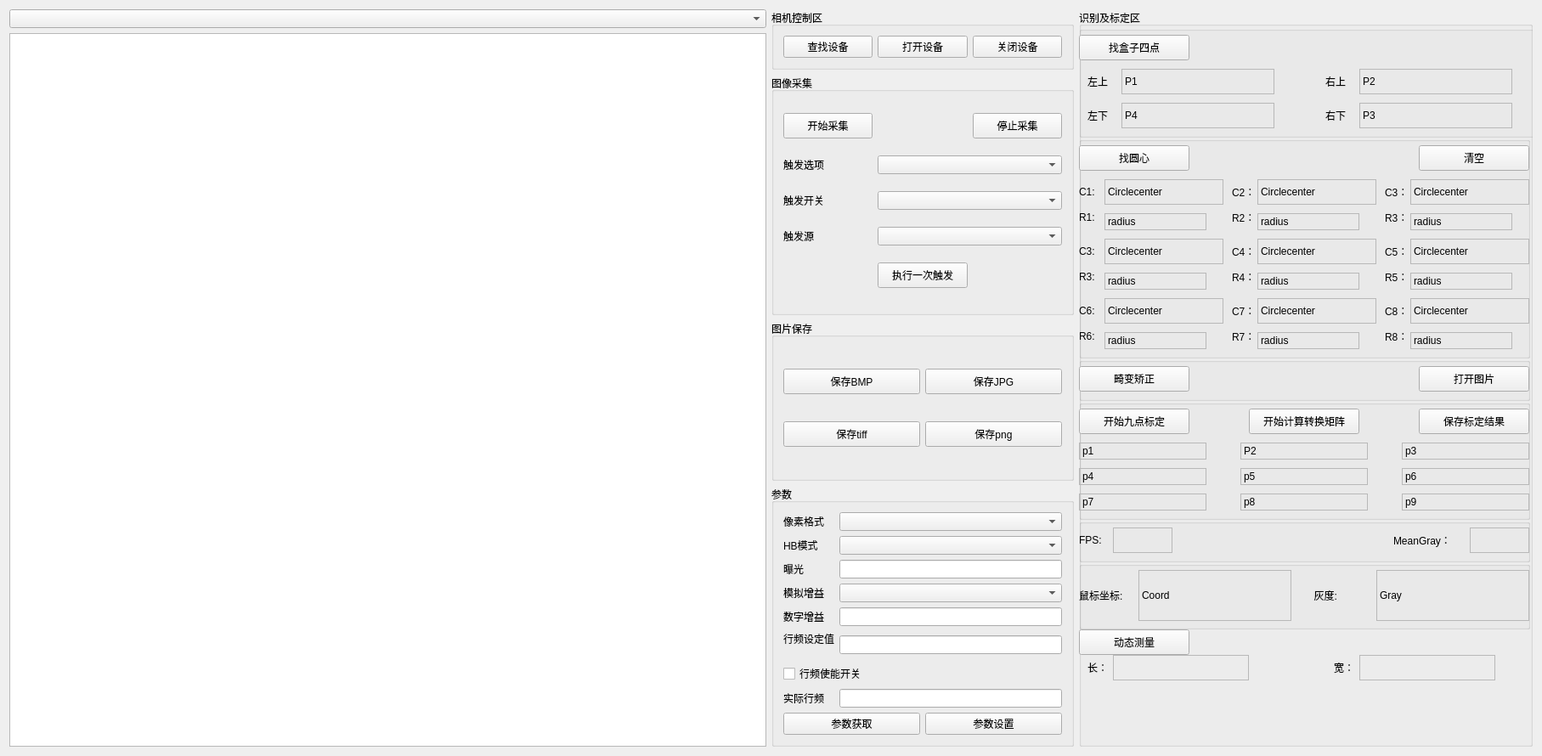
<?xml version="1.0" encoding="UTF-8"?>
<ui version="4.0">
 <class>MainWindow</class>
 <widget class="QMainWindow" name="MainWindow">
  <property name="geometry">
   <rect>
    <x>0</x>
    <y>0</y>
    <width>1815</width>
    <height>890</height>
   </rect>
  </property>
  <property name="windowTitle">
   <string>MainWindow</string>
  </property>
  <widget class="QWidget" name="centralWidget">
   <layout class="QHBoxLayout" name="horizontalLayout" stretch="5,2,3">
    <item>
     <layout class="QVBoxLayout" name="verticalLayout">
      <property name="spacing">
       <number>6</number>
      </property>
      <property name="sizeConstraint">
       <enum>QLayout::SetDefaultConstraint</enum>
      </property>
      <item>
       <widget class="QComboBox" name="EnumCombo"/>
      </item>
      <item>
       <widget class="QGraphicsView" name="DisplayWidget"/>
      </item>
     </layout>
    </item>
    <item>
     <layout class="QVBoxLayout" name="verticalLayout_2" stretch="0,3,2,0">
      <item>
       <widget class="QGroupBox" name="groupBox">
        <property name="title">
         <string>相机控制区</string>
        </property>
        <layout class="QGridLayout" name="gridLayout">
         <item row="0" column="1">
          <widget class="QPushButton" name="OpenButton">
           <property name="maximumSize">
            <size>
             <width>150</width>
             <height>30</height>
            </size>
           </property>
           <property name="text">
            <string>打开设备</string>
           </property>
          </widget>
         </item>
         <item row="0" column="2">
          <widget class="QPushButton" name="CloseButton">
           <property name="maximumSize">
            <size>
             <width>150</width>
             <height>30</height>
            </size>
           </property>
           <property name="text">
            <string>关闭设备</string>
           </property>
          </widget>
         </item>
         <item row="0" column="0">
          <widget class="QPushButton" name="EnumButton">
           <property name="maximumSize">
            <size>
             <width>150</width>
             <height>30</height>
            </size>
           </property>
           <property name="text">
            <string>查找设备</string>
           </property>
          </widget>
         </item>
        </layout>
       </widget>
      </item>
      <item>
       <widget class="QGroupBox" name="groupBox_2">
        <property name="maximumSize">
         <size>
          <width>12000000</width>
          <height>16777215</height>
         </size>
        </property>
        <property name="title">
         <string>图像采集 </string>
        </property>
        <layout class="QGridLayout" name="gridLayout_2">
         <item row="1" column="2" colspan="2">
          <widget class="QComboBox" name="SelchangeTriggerselCombo"/>
         </item>
         <item row="3" column="0">
          <widget class="QLabel" name="label_3">
           <property name="text">
            <string>触发源</string>
           </property>
          </widget>
         </item>
         <item row="2" column="0">
          <widget class="QLabel" name="label_2">
           <property name="text">
            <string>触发开关</string>
           </property>
          </widget>
         </item>
         <item row="1" column="0">
          <widget class="QLabel" name="label">
           <property name="text">
            <string>触发选项</string>
           </property>
          </widget>
         </item>
         <item row="0" column="0">
          <widget class="QPushButton" name="StartGrabbingButton">
           <property name="maximumSize">
            <size>
             <width>150</width>
             <height>30</height>
            </size>
           </property>
           <property name="text">
            <string>开始采集</string>
           </property>
          </widget>
         </item>
         <item row="0" column="3">
          <widget class="QPushButton" name="StopGrabbingButton">
           <property name="maximumSize">
            <size>
             <width>150</width>
             <height>30</height>
            </size>
           </property>
           <property name="text">
            <string>停止采集</string>
           </property>
          </widget>
         </item>
         <item row="4" column="2">
          <widget class="QPushButton" name="SoftwareOnceButton">
           <property name="maximumSize">
            <size>
             <width>200</width>
             <height>30</height>
            </size>
           </property>
           <property name="text">
            <string>执行一次触发</string>
           </property>
          </widget>
         </item>
         <item row="3" column="2" colspan="2">
          <widget class="QComboBox" name="SelchangeTriggersourceCombo"/>
         </item>
         <item row="2" column="2" colspan="2">
          <widget class="QComboBox" name="SelchangeTriggerswitchCombo"/>
         </item>
        </layout>
        <zorder>SelchangeTriggerselCombo</zorder>
        <zorder>StopGrabbingButton</zorder>
        <zorder>label</zorder>
        <zorder>label_2</zorder>
        <zorder>label_3</zorder>
        <zorder>SelchangeTriggerswitchCombo</zorder>
        <zorder>SelchangeTriggersourceCombo</zorder>
        <zorder>StartGrabbingButton</zorder>
        <zorder>SoftwareOnceButton</zorder>
       </widget>
      </item>
      <item>
       <widget class="QGroupBox" name="groupBox_3">
        <property name="title">
         <string>图片保存</string>
        </property>
        <layout class="QGridLayout" name="gridLayout_3">
         <item row="0" column="1">
          <widget class="QPushButton" name="SaveBmpButton">
           <property name="maximumSize">
            <size>
             <width>200</width>
             <height>30</height>
            </size>
           </property>
           <property name="text">
            <string>保存BMP</string>
           </property>
          </widget>
         </item>
         <item row="0" column="2">
          <widget class="QPushButton" name="SaveJpgButton">
           <property name="maximumSize">
            <size>
             <width>200</width>
             <height>30</height>
            </size>
           </property>
           <property name="text">
            <string>保存JPG</string>
           </property>
          </widget>
         </item>
         <item row="1" column="1">
          <widget class="QPushButton" name="SaveTiffButton">
           <property name="maximumSize">
            <size>
             <width>200</width>
             <height>30</height>
            </size>
           </property>
           <property name="text">
            <string>保存tiff</string>
           </property>
          </widget>
         </item>
         <item row="1" column="2">
          <widget class="QPushButton" name="SavePngButton">
           <property name="maximumSize">
            <size>
             <width>200</width>
             <height>30</height>
            </size>
           </property>
           <property name="text">
            <string>保存png</string>
           </property>
          </widget>
         </item>
        </layout>
       </widget>
      </item>
      <item>
       <widget class="QGroupBox" name="groupBox_4">
        <property name="title">
         <string>参数</string>
        </property>
        <layout class="QGridLayout" name="gridLayout_5">
         <item row="0" column="0" colspan="2">
          <layout class="QGridLayout" name="gridLayout_4" columnminimumwidth="10,1">
           <item row="0" column="0">
            <widget class="QLabel" name="label_7">
             <property name="text">
              <string>像素格式</string>
             </property>
            </widget>
           </item>
           <item row="0" column="1">
            <widget class="QComboBox" name="SelchangePixelformatCombo"/>
           </item>
           <item row="1" column="0">
            <widget class="QLabel" name="label_8">
             <property name="text">
              <string>HB模式</string>
             </property>
            </widget>
           </item>
           <item row="1" column="1">
            <widget class="QComboBox" name="SelchangeImageCompressionModeCombo"/>
           </item>
           <item row="2" column="0">
            <widget class="QLabel" name="label_9">
             <property name="text">
              <string>曝光</string>
             </property>
            </widget>
           </item>
           <item row="2" column="1">
            <widget class="QLineEdit" name="ExposureTimeLineEdit"/>
           </item>
           <item row="3" column="0">
            <widget class="QLabel" name="label_10">
             <property name="text">
              <string>模拟增益</string>
             </property>
            </widget>
           </item>
           <item row="3" column="1">
            <widget class="QComboBox" name="SelchangePreampgainCombo"/>
           </item>
           <item row="4" column="0">
            <widget class="QLabel" name="label_11">
             <property name="text">
              <string>数字增益</string>
             </property>
            </widget>
           </item>
           <item row="4" column="1">
            <widget class="QLineEdit" name="PreampGainLineEdit"/>
           </item>
           <item row="5" column="0">
            <widget class="QLabel" name="label_12">
             <property name="text">
              <string>行频设定值
</string>
             </property>
            </widget>
           </item>
           <item row="5" column="1">
            <widget class="QLineEdit" name="AcquisitionLineRateLineEdit"/>
           </item>
           <item row="6" column="0" colspan="2">
            <widget class="QCheckBox" name="AcquisitionLineRateEnableCheckBox">
             <property name="text">
              <string>行频使能开关</string>
             </property>
            </widget>
           </item>
           <item row="7" column="0">
            <widget class="QLabel" name="label_13">
             <property name="text">
              <string>实际行频</string>
             </property>
            </widget>
           </item>
           <item row="7" column="1">
            <widget class="QLineEdit" name="ResultingLineRateLineEdit"/>
           </item>
          </layout>
         </item>
         <item row="1" column="0">
          <widget class="QPushButton" name="GetParameterButton">
           <property name="maximumSize">
            <size>
             <width>200</width>
             <height>30</height>
            </size>
           </property>
           <property name="text">
            <string>参数获取</string>
           </property>
          </widget>
         </item>
         <item row="1" column="1">
          <widget class="QPushButton" name="SetParameterButton">
           <property name="maximumSize">
            <size>
             <width>200</width>
             <height>30</height>
            </size>
           </property>
           <property name="text">
            <string>参数设置</string>
           </property>
          </widget>
         </item>
        </layout>
       </widget>
      </item>
     </layout>
    </item>
    <item>
     <layout class="QVBoxLayout" name="verticalLayout_3">
      <item>
       <widget class="QGroupBox" name="groupbox_5">
        <property name="title">
         <string>识别及标定区</string>
        </property>
        <widget class="QGroupBox" name="groupBox_5">
         <property name="geometry">
          <rect>
           <x>0</x>
           <y>150</y>
           <width>531</width>
           <height>261</height>
          </rect>
         </property>
         <property name="title">
          <string/>
         </property>
         <widget class="QPushButton" name="bnFindCircle">
          <property name="geometry">
           <rect>
            <x>0</x>
            <y>10</y>
            <width>130</width>
            <height>30</height>
           </rect>
          </property>
          <property name="text">
           <string>找圆心</string>
          </property>
         </widget>
         <widget class="QPushButton" name="bnClearOverlay">
          <property name="geometry">
           <rect>
            <x>400</x>
            <y>10</y>
            <width>130</width>
            <height>30</height>
           </rect>
          </property>
          <property name="text">
           <string>清空</string>
          </property>
         </widget>
         <widget class="QLabel" name="label_6">
          <property name="geometry">
           <rect>
            <x>0</x>
            <y>50</y>
            <width>30</width>
            <height>30</height>
           </rect>
          </property>
          <property name="text">
           <string>C1:</string>
          </property>
         </widget>
         <widget class="QLabel" name="labelCircleCenter">
          <property name="geometry">
           <rect>
            <x>30</x>
            <y>50</y>
            <width>140</width>
            <height>30</height>
           </rect>
          </property>
          <property name="frameShape">
           <enum>QFrame::StyledPanel</enum>
          </property>
          <property name="text">
           <string>Circlecenter</string>
          </property>
         </widget>
         <widget class="QLabel" name="label_14">
          <property name="geometry">
           <rect>
            <x>0</x>
            <y>80</y>
            <width>30</width>
            <height>30</height>
           </rect>
          </property>
          <property name="text">
           <string>R1:</string>
          </property>
         </widget>
         <widget class="QLabel" name="labelCircleRadius">
          <property name="geometry">
           <rect>
            <x>30</x>
            <y>90</y>
            <width>120</width>
            <height>20</height>
           </rect>
          </property>
          <property name="frameShape">
           <enum>QFrame::StyledPanel</enum>
          </property>
          <property name="text">
           <string>radius</string>
          </property>
         </widget>
         <widget class="QLabel" name="label_19">
          <property name="geometry">
           <rect>
            <x>180</x>
            <y>50</y>
            <width>30</width>
            <height>30</height>
           </rect>
          </property>
          <property name="text">
           <string>C2：</string>
          </property>
         </widget>
         <widget class="QLabel" name="label_20">
          <property name="geometry">
           <rect>
            <x>180</x>
            <y>80</y>
            <width>30</width>
            <height>30</height>
           </rect>
          </property>
          <property name="text">
           <string>R2：</string>
          </property>
         </widget>
         <widget class="QLabel" name="labelCircleCenter_2">
          <property name="geometry">
           <rect>
            <x>210</x>
            <y>50</y>
            <width>140</width>
            <height>30</height>
           </rect>
          </property>
          <property name="frameShape">
           <enum>QFrame::StyledPanel</enum>
          </property>
          <property name="text">
           <string>Circlecenter</string>
          </property>
         </widget>
         <widget class="QLabel" name="labelCircleRadius_2">
          <property name="geometry">
           <rect>
            <x>210</x>
            <y>90</y>
            <width>120</width>
            <height>20</height>
           </rect>
          </property>
          <property name="frameShape">
           <enum>QFrame::StyledPanel</enum>
          </property>
          <property name="text">
           <string>radius</string>
          </property>
         </widget>
         <widget class="QLabel" name="label_23">
          <property name="geometry">
           <rect>
            <x>360</x>
            <y>50</y>
            <width>30</width>
            <height>30</height>
           </rect>
          </property>
          <property name="text">
           <string>C3：</string>
          </property>
         </widget>
         <widget class="QLabel" name="label_24">
          <property name="geometry">
           <rect>
            <x>360</x>
            <y>80</y>
            <width>30</width>
            <height>30</height>
           </rect>
          </property>
          <property name="text">
           <string>R3：</string>
          </property>
         </widget>
         <widget class="QLabel" name="labelCircleCenter_3">
          <property name="geometry">
           <rect>
            <x>390</x>
            <y>50</y>
            <width>140</width>
            <height>30</height>
           </rect>
          </property>
          <property name="frameShape">
           <enum>QFrame::StyledPanel</enum>
          </property>
          <property name="text">
           <string>Circlecenter</string>
          </property>
         </widget>
         <widget class="QLabel" name="labelCircleRadius_3">
          <property name="geometry">
           <rect>
            <x>390</x>
            <y>90</y>
            <width>120</width>
            <height>20</height>
           </rect>
          </property>
          <property name="frameShape">
           <enum>QFrame::StyledPanel</enum>
          </property>
          <property name="text">
           <string>radius</string>
          </property>
         </widget>
         <widget class="QLabel" name="label_25">
          <property name="geometry">
           <rect>
            <x>360</x>
            <y>120</y>
            <width>30</width>
            <height>30</height>
           </rect>
          </property>
          <property name="text">
           <string>C5：</string>
          </property>
         </widget>
         <widget class="QLabel" name="labelCircleRadius_4">
          <property name="geometry">
           <rect>
            <x>30</x>
            <y>160</y>
            <width>120</width>
            <height>20</height>
           </rect>
          </property>
          <property name="frameShape">
           <enum>QFrame::StyledPanel</enum>
          </property>
          <property name="text">
           <string>radius</string>
          </property>
         </widget>
         <widget class="QLabel" name="label_26">
          <property name="geometry">
           <rect>
            <x>0</x>
            <y>120</y>
            <width>30</width>
            <height>30</height>
           </rect>
          </property>
          <property name="text">
           <string>C3:</string>
          </property>
         </widget>
         <widget class="QLabel" name="label_27">
          <property name="geometry">
           <rect>
            <x>0</x>
            <y>150</y>
            <width>30</width>
            <height>30</height>
           </rect>
          </property>
          <property name="text">
           <string>R3:</string>
          </property>
         </widget>
         <widget class="QLabel" name="label_28">
          <property name="geometry">
           <rect>
            <x>360</x>
            <y>150</y>
            <width>30</width>
            <height>30</height>
           </rect>
          </property>
          <property name="text">
           <string>R5：</string>
          </property>
         </widget>
         <widget class="QLabel" name="labelCircleRadius_5">
          <property name="geometry">
           <rect>
            <x>390</x>
            <y>160</y>
            <width>120</width>
            <height>20</height>
           </rect>
          </property>
          <property name="frameShape">
           <enum>QFrame::StyledPanel</enum>
          </property>
          <property name="text">
           <string>radius</string>
          </property>
         </widget>
         <widget class="QLabel" name="labelCircleCenter_4">
          <property name="geometry">
           <rect>
            <x>210</x>
            <y>120</y>
            <width>140</width>
            <height>30</height>
           </rect>
          </property>
          <property name="frameShape">
           <enum>QFrame::StyledPanel</enum>
          </property>
          <property name="text">
           <string>Circlecenter</string>
          </property>
         </widget>
         <widget class="QLabel" name="labelCircleCenter_5">
          <property name="geometry">
           <rect>
            <x>30</x>
            <y>120</y>
            <width>140</width>
            <height>30</height>
           </rect>
          </property>
          <property name="frameShape">
           <enum>QFrame::StyledPanel</enum>
          </property>
          <property name="text">
           <string>Circlecenter</string>
          </property>
         </widget>
         <widget class="QLabel" name="labelCircleRadius_6">
          <property name="geometry">
           <rect>
            <x>210</x>
            <y>160</y>
            <width>120</width>
            <height>20</height>
           </rect>
          </property>
          <property name="frameShape">
           <enum>QFrame::StyledPanel</enum>
          </property>
          <property name="text">
           <string>radius</string>
          </property>
         </widget>
         <widget class="QLabel" name="label_29">
          <property name="geometry">
           <rect>
            <x>180</x>
            <y>120</y>
            <width>30</width>
            <height>30</height>
           </rect>
          </property>
          <property name="text">
           <string>C4：</string>
          </property>
         </widget>
         <widget class="QLabel" name="label_30">
          <property name="geometry">
           <rect>
            <x>180</x>
            <y>150</y>
            <width>30</width>
            <height>30</height>
           </rect>
          </property>
          <property name="text">
           <string>R4：</string>
          </property>
         </widget>
         <widget class="QLabel" name="labelCircleCenter_6">
          <property name="geometry">
           <rect>
            <x>390</x>
            <y>120</y>
            <width>140</width>
            <height>30</height>
           </rect>
          </property>
          <property name="frameShape">
           <enum>QFrame::StyledPanel</enum>
          </property>
          <property name="text">
           <string>Circlecenter</string>
          </property>
         </widget>
         <widget class="QLabel" name="label_31">
          <property name="geometry">
           <rect>
            <x>360</x>
            <y>190</y>
            <width>30</width>
            <height>30</height>
           </rect>
          </property>
          <property name="text">
           <string>C8：</string>
          </property>
         </widget>
         <widget class="QLabel" name="labelCircleRadius_7">
          <property name="geometry">
           <rect>
            <x>30</x>
            <y>230</y>
            <width>120</width>
            <height>20</height>
           </rect>
          </property>
          <property name="frameShape">
           <enum>QFrame::StyledPanel</enum>
          </property>
          <property name="text">
           <string>radius</string>
          </property>
         </widget>
         <widget class="QLabel" name="label_32">
          <property name="geometry">
           <rect>
            <x>0</x>
            <y>190</y>
            <width>30</width>
            <height>30</height>
           </rect>
          </property>
          <property name="text">
           <string>C6:</string>
          </property>
         </widget>
         <widget class="QLabel" name="label_33">
          <property name="geometry">
           <rect>
            <x>0</x>
            <y>220</y>
            <width>30</width>
            <height>30</height>
           </rect>
          </property>
          <property name="text">
           <string>R6:</string>
          </property>
         </widget>
         <widget class="QLabel" name="label_34">
          <property name="geometry">
           <rect>
            <x>360</x>
            <y>220</y>
            <width>30</width>
            <height>30</height>
           </rect>
          </property>
          <property name="text">
           <string>R8：</string>
          </property>
         </widget>
         <widget class="QLabel" name="labelCircleRadius_8">
          <property name="geometry">
           <rect>
            <x>390</x>
            <y>230</y>
            <width>120</width>
            <height>20</height>
           </rect>
          </property>
          <property name="frameShape">
           <enum>QFrame::StyledPanel</enum>
          </property>
          <property name="text">
           <string>radius</string>
          </property>
         </widget>
         <widget class="QLabel" name="labelCircleCenter_7">
          <property name="geometry">
           <rect>
            <x>210</x>
            <y>190</y>
            <width>140</width>
            <height>30</height>
           </rect>
          </property>
          <property name="frameShape">
           <enum>QFrame::StyledPanel</enum>
          </property>
          <property name="text">
           <string>Circlecenter</string>
          </property>
         </widget>
         <widget class="QLabel" name="labelCircleCenter_8">
          <property name="geometry">
           <rect>
            <x>30</x>
            <y>190</y>
            <width>140</width>
            <height>30</height>
           </rect>
          </property>
          <property name="frameShape">
           <enum>QFrame::StyledPanel</enum>
          </property>
          <property name="text">
           <string>Circlecenter</string>
          </property>
         </widget>
         <widget class="QLabel" name="labelCircleRadius_9">
          <property name="geometry">
           <rect>
            <x>210</x>
            <y>230</y>
            <width>120</width>
            <height>20</height>
           </rect>
          </property>
          <property name="frameShape">
           <enum>QFrame::StyledPanel</enum>
          </property>
          <property name="text">
           <string>radius</string>
          </property>
         </widget>
         <widget class="QLabel" name="label_35">
          <property name="geometry">
           <rect>
            <x>180</x>
            <y>190</y>
            <width>30</width>
            <height>30</height>
           </rect>
          </property>
          <property name="text">
           <string>C7：</string>
          </property>
         </widget>
         <widget class="QLabel" name="label_36">
          <property name="geometry">
           <rect>
            <x>180</x>
            <y>220</y>
            <width>30</width>
            <height>30</height>
           </rect>
          </property>
          <property name="text">
           <string>R7：</string>
          </property>
         </widget>
         <widget class="QLabel" name="labelCircleCenter_9">
          <property name="geometry">
           <rect>
            <x>390</x>
            <y>190</y>
            <width>140</width>
            <height>30</height>
           </rect>
          </property>
          <property name="frameShape">
           <enum>QFrame::StyledPanel</enum>
          </property>
          <property name="text">
           <string>Circlecenter</string>
          </property>
         </widget>
        </widget>
        <widget class="QGroupBox" name="groupBox_6">
         <property name="geometry">
          <rect>
           <x>0</x>
           <y>20</y>
           <width>541</width>
           <height>131</height>
          </rect>
         </property>
         <property name="title">
          <string/>
         </property>
         <widget class="QPushButton" name="bnFindBox">
          <property name="geometry">
           <rect>
            <x>0</x>
            <y>10</y>
            <width>130</width>
            <height>30</height>
           </rect>
          </property>
          <property name="text">
           <string>找盒子四点</string>
          </property>
         </widget>
         <widget class="QLabel" name="label_15">
          <property name="geometry">
           <rect>
            <x>10</x>
            <y>50</y>
            <width>30</width>
            <height>30</height>
           </rect>
          </property>
          <property name="text">
           <string>左上</string>
          </property>
         </widget>
         <widget class="QLabel" name="labelBoxP1">
          <property name="geometry">
           <rect>
            <x>50</x>
            <y>50</y>
            <width>180</width>
            <height>30</height>
           </rect>
          </property>
          <property name="frameShape">
           <enum>QFrame::StyledPanel</enum>
          </property>
          <property name="text">
           <string>P1</string>
          </property>
         </widget>
         <widget class="QLabel" name="label_18">
          <property name="geometry">
           <rect>
            <x>290</x>
            <y>50</y>
            <width>30</width>
            <height>30</height>
           </rect>
          </property>
          <property name="text">
           <string>右上</string>
          </property>
         </widget>
         <widget class="QLabel" name="label_16">
          <property name="geometry">
           <rect>
            <x>10</x>
            <y>90</y>
            <width>30</width>
            <height>30</height>
           </rect>
          </property>
          <property name="text">
           <string>左下</string>
          </property>
         </widget>
         <widget class="QLabel" name="labelBoxP3">
          <property name="geometry">
           <rect>
            <x>330</x>
            <y>90</y>
            <width>180</width>
            <height>30</height>
           </rect>
          </property>
          <property name="frameShape">
           <enum>QFrame::StyledPanel</enum>
          </property>
          <property name="text">
           <string>P3</string>
          </property>
         </widget>
         <widget class="QLabel" name="label_17">
          <property name="geometry">
           <rect>
            <x>290</x>
            <y>90</y>
            <width>30</width>
            <height>30</height>
           </rect>
          </property>
          <property name="text">
           <string>右下</string>
          </property>
         </widget>
         <widget class="QLabel" name="labelBoxP4">
          <property name="geometry">
           <rect>
            <x>50</x>
            <y>90</y>
            <width>180</width>
            <height>30</height>
           </rect>
          </property>
          <property name="frameShape">
           <enum>QFrame::StyledPanel</enum>
          </property>
          <property name="text">
           <string>P4</string>
          </property>
         </widget>
         <widget class="QLabel" name="labelBoxP2">
          <property name="geometry">
           <rect>
            <x>330</x>
            <y>50</y>
            <width>180</width>
            <height>30</height>
           </rect>
          </property>
          <property name="frameShape">
           <enum>QFrame::StyledPanel</enum>
          </property>
          <property name="text">
           <string>P2</string>
          </property>
         </widget>
        </widget>
        <widget class="QGroupBox" name="groupBox_7">
         <property name="geometry">
          <rect>
           <x>0</x>
           <y>410</y>
           <width>531</width>
           <height>51</height>
          </rect>
         </property>
         <property name="title">
          <string/>
         </property>
         <widget class="QPushButton" name="bnRectify">
          <property name="geometry">
           <rect>
            <x>0</x>
            <y>10</y>
            <width>130</width>
            <height>30</height>
           </rect>
          </property>
          <property name="text">
           <string>畸变矫正</string>
          </property>
         </widget>
         <widget class="QPushButton" name="btnOpenImage">
          <property name="geometry">
           <rect>
            <x>400</x>
            <y>10</y>
            <width>130</width>
            <height>30</height>
           </rect>
          </property>
          <property name="text">
           <string>打开图片</string>
          </property>
         </widget>
        </widget>
        <widget class="QGroupBox" name="groupBox_8">
         <property name="geometry">
          <rect>
           <x>0</x>
           <y>460</y>
           <width>531</width>
           <height>141</height>
          </rect>
         </property>
         <property name="title">
          <string/>
         </property>
         <widget class="QPushButton" name="bnStartCalib9">
          <property name="geometry">
           <rect>
            <x>0</x>
            <y>10</y>
            <width>130</width>
            <height>30</height>
           </rect>
          </property>
          <property name="text">
           <string>开始九点标定</string>
          </property>
         </widget>
         <widget class="QPushButton" name="bnStartCalculate">
          <property name="geometry">
           <rect>
            <x>200</x>
            <y>10</y>
            <width>130</width>
            <height>30</height>
           </rect>
          </property>
          <property name="text">
           <string>开始计算转换矩阵</string>
          </property>
         </widget>
         <widget class="QPushButton" name="bnSaveCalib9">
          <property name="geometry">
           <rect>
            <x>400</x>
            <y>10</y>
            <width>130</width>
            <height>30</height>
           </rect>
          </property>
          <property name="text">
           <string>保存标定结果</string>
          </property>
         </widget>
         <widget class="QLabel" name="labelCalibP1">
          <property name="geometry">
           <rect>
            <x>0</x>
            <y>50</y>
            <width>150</width>
            <height>20</height>
           </rect>
          </property>
          <property name="frameShape">
           <enum>QFrame::StyledPanel</enum>
          </property>
          <property name="text">
           <string>p1</string>
          </property>
         </widget>
         <widget class="QLabel" name="labelCalibP2">
          <property name="geometry">
           <rect>
            <x>190</x>
            <y>50</y>
            <width>150</width>
            <height>20</height>
           </rect>
          </property>
          <property name="frameShape">
           <enum>QFrame::StyledPanel</enum>
          </property>
          <property name="text">
           <string>P2</string>
          </property>
         </widget>
         <widget class="QLabel" name="labelCalibP3">
          <property name="geometry">
           <rect>
            <x>380</x>
            <y>50</y>
            <width>150</width>
            <height>20</height>
           </rect>
          </property>
          <property name="frameShape">
           <enum>QFrame::StyledPanel</enum>
          </property>
          <property name="text">
           <string>p3</string>
          </property>
         </widget>
         <widget class="QLabel" name="labelCalibP4">
          <property name="geometry">
           <rect>
            <x>0</x>
            <y>80</y>
            <width>150</width>
            <height>20</height>
           </rect>
          </property>
          <property name="frameShape">
           <enum>QFrame::StyledPanel</enum>
          </property>
          <property name="text">
           <string>p4</string>
          </property>
         </widget>
         <widget class="QLabel" name="labelCalibP5">
          <property name="geometry">
           <rect>
            <x>190</x>
            <y>80</y>
            <width>150</width>
            <height>20</height>
           </rect>
          </property>
          <property name="frameShape">
           <enum>QFrame::StyledPanel</enum>
          </property>
          <property name="text">
           <string>p5</string>
          </property>
         </widget>
         <widget class="QLabel" name="labelCalibP6">
          <property name="geometry">
           <rect>
            <x>380</x>
            <y>80</y>
            <width>150</width>
            <height>20</height>
           </rect>
          </property>
          <property name="frameShape">
           <enum>QFrame::StyledPanel</enum>
          </property>
          <property name="text">
           <string>p6</string>
          </property>
         </widget>
         <widget class="QLabel" name="labelCalibP7">
          <property name="geometry">
           <rect>
            <x>0</x>
            <y>110</y>
            <width>150</width>
            <height>20</height>
           </rect>
          </property>
          <property name="frameShape">
           <enum>QFrame::StyledPanel</enum>
          </property>
          <property name="text">
           <string>p7</string>
          </property>
         </widget>
         <widget class="QLabel" name="labelCalibP8">
          <property name="geometry">
           <rect>
            <x>190</x>
            <y>110</y>
            <width>150</width>
            <height>20</height>
           </rect>
          </property>
          <property name="frameShape">
           <enum>QFrame::StyledPanel</enum>
          </property>
          <property name="text">
           <string>p8</string>
          </property>
         </widget>
         <widget class="QLabel" name="labelCalibP9">
          <property name="geometry">
           <rect>
            <x>380</x>
            <y>110</y>
            <width>150</width>
            <height>20</height>
           </rect>
          </property>
          <property name="frameShape">
           <enum>QFrame::StyledPanel</enum>
          </property>
          <property name="text">
           <string>p9</string>
          </property>
         </widget>
        </widget>
        <widget class="QGroupBox" name="groupBox_9">
         <property name="geometry">
          <rect>
           <x>0</x>
           <y>600</y>
           <width>531</width>
           <height>51</height>
          </rect>
         </property>
         <property name="title">
          <string/>
         </property>
         <widget class="QLabel" name="label_21">
          <property name="geometry">
           <rect>
            <x>0</x>
            <y>10</y>
            <width>30</width>
            <height>30</height>
           </rect>
          </property>
          <property name="text">
           <string>FPS:</string>
          </property>
         </widget>
         <widget class="QLabel" name="labelFps">
          <property name="geometry">
           <rect>
            <x>40</x>
            <y>10</y>
            <width>70</width>
            <height>30</height>
           </rect>
          </property>
          <property name="frameShape">
           <enum>QFrame::StyledPanel</enum>
          </property>
          <property name="text">
           <string/>
          </property>
         </widget>
         <widget class="QLabel" name="label_22">
          <property name="geometry">
           <rect>
            <x>370</x>
            <y>10</y>
            <width>80</width>
            <height>30</height>
           </rect>
          </property>
          <property name="text">
           <string>MeanGray：</string>
          </property>
         </widget>
         <widget class="QLabel" name="labelMeanGray">
          <property name="geometry">
           <rect>
            <x>460</x>
            <y>10</y>
            <width>70</width>
            <height>30</height>
           </rect>
          </property>
          <property name="frameShape">
           <enum>QFrame::StyledPanel</enum>
          </property>
          <property name="text">
           <string/>
          </property>
         </widget>
        </widget>
        <widget class="QGroupBox" name="groupBox_10">
         <property name="geometry">
          <rect>
           <x>0</x>
           <y>650</y>
           <width>531</width>
           <height>80</height>
          </rect>
         </property>
         <property name="title">
          <string/>
         </property>
         <widget class="QLabel" name="label_4">
          <property name="geometry">
           <rect>
            <x>0</x>
            <y>10</y>
            <width>70</width>
            <height>60</height>
           </rect>
          </property>
          <property name="text">
           <string>鼠标坐标:</string>
          </property>
         </widget>
         <widget class="QLabel" name="labelCoord">
          <property name="geometry">
           <rect>
            <x>70</x>
            <y>10</y>
            <width>180</width>
            <height>60</height>
           </rect>
          </property>
          <property name="frameShape">
           <enum>QFrame::StyledPanel</enum>
          </property>
          <property name="text">
           <string>Coord</string>
          </property>
         </widget>
         <widget class="QLabel" name="label_5">
          <property name="geometry">
           <rect>
            <x>270</x>
            <y>10</y>
            <width>70</width>
            <height>60</height>
           </rect>
          </property>
          <property name="text">
           <string>  灰度:</string>
          </property>
         </widget>
         <widget class="QLabel" name="labelGray">
          <property name="geometry">
           <rect>
            <x>350</x>
            <y>10</y>
            <width>180</width>
            <height>60</height>
           </rect>
          </property>
          <property name="frameShape">
           <enum>QFrame::StyledPanel</enum>
          </property>
          <property name="text">
           <string>Gray</string>
          </property>
         </widget>
        </widget>
        <widget class="QPushButton" name="bnDynamicMeasure">
         <property name="geometry">
          <rect>
           <x>0</x>
           <y>730</y>
           <width>130</width>
           <height>30</height>
          </rect>
         </property>
         <property name="text">
          <string>动态测量</string>
         </property>
        </widget>
        <widget class="QLabel" name="label_38">
         <property name="geometry">
          <rect>
           <x>10</x>
           <y>760</y>
           <width>30</width>
           <height>30</height>
          </rect>
         </property>
         <property name="text">
          <string>长：</string>
         </property>
        </widget>
        <widget class="QLabel" name="label_37">
         <property name="geometry">
          <rect>
           <x>300</x>
           <y>760</y>
           <width>30</width>
           <height>30</height>
          </rect>
         </property>
         <property name="text">
          <string>宽：</string>
         </property>
        </widget>
        <widget class="QLabel" name="labellength">
         <property name="geometry">
          <rect>
           <x>40</x>
           <y>760</y>
           <width>160</width>
           <height>30</height>
          </rect>
         </property>
         <property name="frameShape">
          <enum>QFrame::StyledPanel</enum>
         </property>
         <property name="text">
          <string/>
         </property>
        </widget>
        <widget class="QLabel" name="labelwidth">
         <property name="geometry">
          <rect>
           <x>330</x>
           <y>760</y>
           <width>160</width>
           <height>30</height>
          </rect>
         </property>
         <property name="frameShape">
          <enum>QFrame::StyledPanel</enum>
         </property>
         <property name="text">
          <string/>
         </property>
        </widget>
       </widget>
      </item>
     </layout>
    </item>
   </layout>
  </widget>
 </widget>
 <layoutdefault spacing="6" margin="11"/>
 <resources/>
 <connections/>
</ui>
